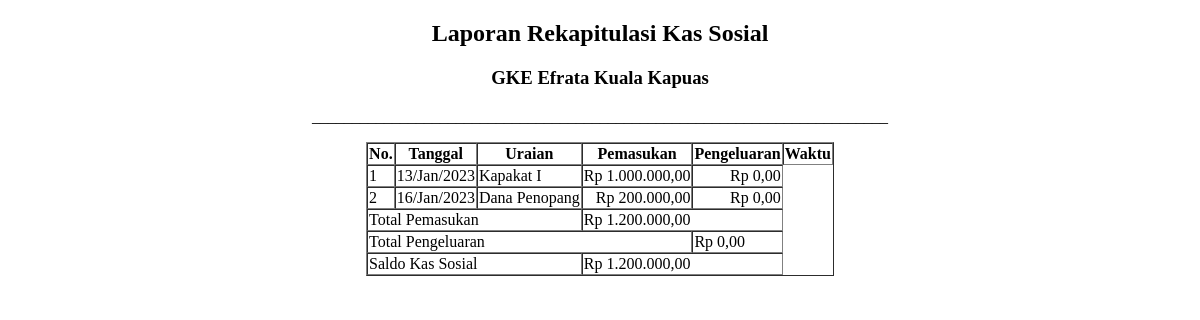
The app's page /report/kas_sosial_full.php, older data.
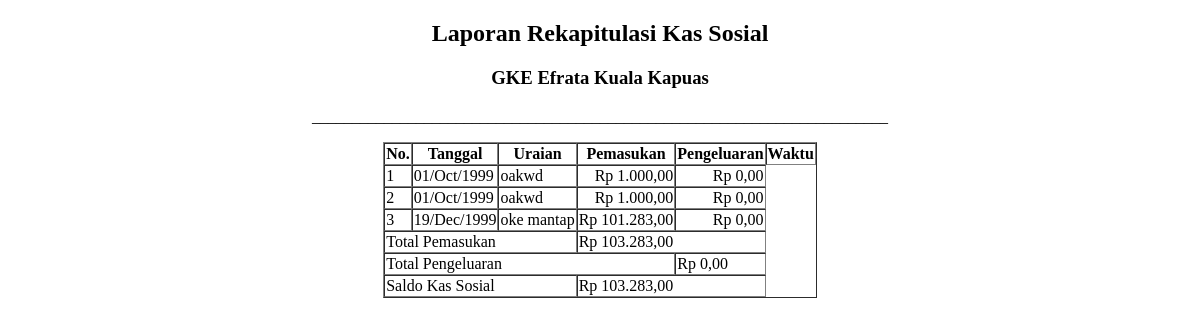
The same page, newer data.
### tables this page shows
CREATE TABLE IF NOT EXISTS `dana_sosial` (
  `id_ds` int(11) NOT NULL AUTO_INCREMENT,
  `tgl_ds` date NOT NULL,
  `uraian_ds` varchar(200) NOT NULL,
  `masuk` int(11) NOT NULL,
  `keluar` int(11) NOT NULL,
  `jenis` enum('Masuk','Keluar') NOT NULL,
  `waktu` timestamp NOT NULL DEFAULT CURRENT_TIMESTAMP ON UPDATE CURRENT_TIMESTAMP,
  PRIMARY KEY (`id_ds`)
);

### inc/rupiah.php (called while the page is built)
<?php
function rupiah($angka){
	$hasil_rupiah = "Rp " . number_format($angka,2,',','.');
	return $hasil_rupiah;
}

### report/kas_sosial_full.php (the view, shortened to what this page needs)
<?php
include "../inc/koneksi.php";
include "../inc/rupiah.php";
?>
<?php
  $sql = $koneksi->query("SELECT SUM(masuk) as tot_masuk  from dana_sosial where jenis='Masuk'");
  while ($data= $sql->fetch_assoc()) {
    $masuk=$data['tot_masuk'];
  }
  $sql = $koneksi->query("SELECT SUM(keluar) as tot_keluar  from dana_sosial where jenis='Keluar'");
  while ($data= $sql->fetch_assoc()) {
    $keluar=$data['tot_keluar'];
  }
  $saldo= $masuk-$keluar;
?>
<!DOCTYPE html>
<html lang="en">
<head>
</head>
<body>
<center>
<h2>Laporan Rekapitulasi Kas Sosial</h2>
<h3>GKE Efrata Kuala Kapuas</h3>
<p>________________________________________________________________________</p>
  <table border="1" cellspacing="0">
    <thead>
      <tr>
            <th>No.</th>
            <th>Tanggal</th>
            <th>Uraian</th>
            <th>Pemasukan</th>
            <th>Pengeluaran</th>
            <th>Waktu</th>
      </tr>
    </thead>
    <tbody>
        <?php
            $no=1;
            $sql_tampil = "select * from dana_sosial order by tgl_ds asc";
            $query_tampil = mysqli_query($koneksi, $sql_tampil);
            while ($data = mysqli_fetch_array($query_tampil,MYSQLI_BOTH)) {
        ?>
         <tr>
            <td><?php echo $no; ?></td>
            <td><?php  $tgl = $data['tgl_ds']; echo date("d/M/Y", strtotime($tgl))?></td>
            <td><?php echo $data['uraian_ds']; ?></td>
            <td align="right"><?php echo rupiah($data['masuk']); ?></td>
            <td align="right"><?php echo rupiah($data['keluar']); ?></td>
        </tr>
        <?php
            $no++;
            }
        ?>
    </tbody>
    <tr>
        <td colspan="3">Total Pemasukan</td>
        <td colspan="2"><?php echo rupiah($masuk); ?></td>
    </tr>
    <tr>
        <td colspan="4">Total Pengeluaran</td>
        <td><?php echo rupiah($keluar); ?></td>
    </tr>
    <tr>
        <td colspan="3">Saldo Kas Sosial</td>
        <td colspan="2"><?php echo rupiah($saldo); ?></td>
    </tr>
  </table>
</center>
</body>
</html>

Row changes from the older to the newer data that the page shows:
removed dana_sosial: tgl_ds "16/Jan/2023", uraian_ds "Dana Penopang", masuk "Rp 200.000,00", keluar "Rp 0,00"
changed dana_sosial (number 1 of 3 on the later page): tgl_ds "13/Jan/2023" → "01/Oct/1999"; uraian_ds "Kapakat I" → "oakwd"; masuk "Rp 1.000.000,00" → "Rp 1.000,00"
added dana_sosial: tgl_ds "01/Oct/1999", uraian_ds "oakwd", masuk "Rp 1.000,00", keluar "Rp 0,00"
added dana_sosial: tgl_ds "19/Dec/1999", uraian_ds "oke mantap", masuk "Rp 101.283,00", keluar "Rp 0,00"
Text that changed along with them:
rupiah($masuk): "Rp 1.200.000,00" → "Rp 103.283,00"
rupiah($saldo): "Rp 1.200.000,00" → "Rp 103.283,00"
